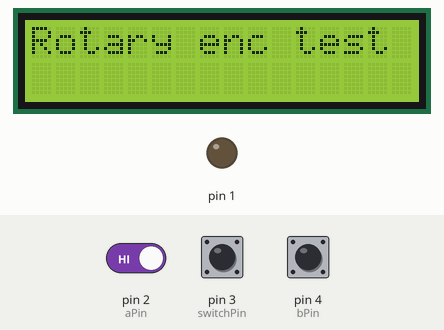
This sketch was run on a simulated Arduino Uno, built with avr-gcc and run on an emulated ATmega328P. Shown: 16×2 character LCD, output pins drawn as LEDs (lit = HIGH). Inputs (shaded band) come from the test bench; at power-on: pin 3 (switchPin) HIGH, pin 2 (aPin) HIGH, pin 4 (bPin) HIGH.

Above: at 1.2 s.
1.3 s: pin 3 (switchPin) pulled LOW for 1 s
At 2.4 s:
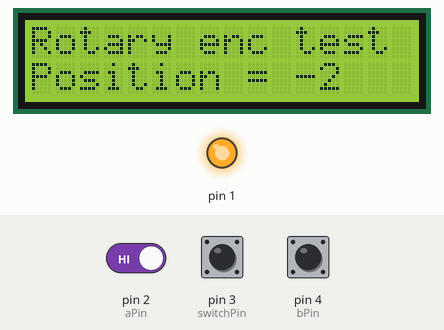
At 2.8 s:
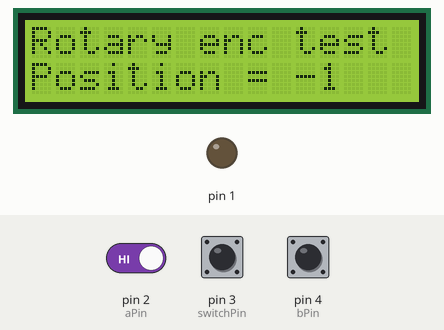
2.9 s: pin 2 (aPin) driven LOW
At 3.6 s:
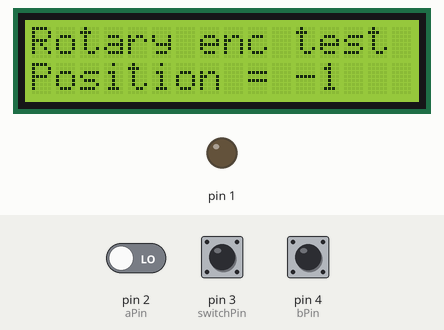
Timing chart, 0 to 5.9 s (numbered marks = the images above; inputs shaded):
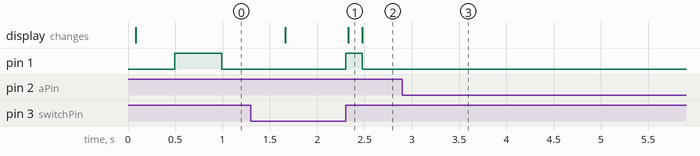

Measured:
- after the input at 1.3 s, the display: first changes after 0.36 s (image 1 shows a later state)
- after the input at 2.9 s, pin 1: stops changing and stays LOW

The sketch:

RotaryEncoder.ino
```cpp
// LCD Connections :-
//
// GND (grey)   -> GND
// VCC (red)    -> 3.3V
// SDA (blue)   -> A4
// SCL (violet) -> A5
//
// Rotary Encoder Connections :-
//
// CLK (brown)  -> 4
// DT  (yellow) -> 2
// SW  (grey)   -> 3
// +   (red)    -> 5V
// GND (black)  -> GND

#include <Wire.h>
#include <LiquidCrystal_I2C.h>
#include <Arduino_FreeRTOS.h>
#include <timers.h>
#include <task.h>
#include <queue.h>

typedef enum { eENCODER_MOVED, eSWITCH_PRESSED } rotaryEncoderAction_t;

typedef struct rotaryEncoderMsg_tag
{
    rotaryEncoderAction_t action;
    int aPinState;
    int bPinState;
} rotaryEncoderMsg_t;

const int statusLEDPin = PB1;
const int aPin = PD2;
const int bPin = PD4;
const int switchPin = PD3;

QueueHandle_t rotaryEncoderMsgQueue = NULL;
QueueHandle_t counterValueQueue = NULL;
TimerHandle_t statusLedTimer = NULL;
LiquidCrystal_I2C lcd(0x27, 16, 2);

void setup()
{
    rotaryEncoderMsgQueue = xQueueCreate(5, sizeof(rotaryEncoderMsg_t));
    counterValueQueue = xQueueCreate(5, sizeof(int));

    pinMode(statusLEDPin, OUTPUT);
    statusLedTimer = xTimerCreate("STATUS_LED_TMR", pdMS_TO_TICKS(500), pdTRUE, (void*) 0, statusLedTimerCallback);
    xTimerStart(statusLedTimer, 0);

    // Now set up two tasks to run independently.
    xTaskCreate(LCDTask,
                "LCD",
                128,    // Stack size
                NULL,
                2,      // priority
                NULL);

    xTaskCreate(RotaryEncoderTask,
                "Rotary Encoder",
                128,    // Stack size
                NULL,
                1,      // priority
                NULL);
}

void loop()
{
}

void statusLedTimerCallback(TimerHandle_t timerHandle)
{
    static int ledStatus = HIGH;

    digitalWrite(statusLEDPin, ledStatus);
    ledStatus = (ledStatus == HIGH) ? LOW : HIGH;
}

void LCDTask(void *pvParameters)
{
    (void) pvParameters;

    int counterValue = 0;

    lcd.init();
    lcd.backlight();    // To Power ON the back light
    lcd.clear();
    lcd.setCursor(0, 0);
    lcd.print("Rotary enc test");

    for (;;)
    {
        if (xQueueReceive(counterValueQueue, &counterValue, portMAX_DELAY))
        {
            char lcdString[16];

            sprintf(lcdString, "Position = %d  ", counterValue);
            lcd.setCursor(0, 1);
            lcd.print(lcdString);
        }
    }
}

void RotaryEncoderMoveISR()
{
    static unsigned long lastInterruptTime = 0;
    unsigned long interruptTime = millis();

    if (interruptTime - lastInterruptTime > 5)
    {
        rotaryEncoderMsg_t rotaryEncoderMsg = { .action = eENCODER_MOVED, .aPinState = digitalRead(aPin), .bPinState = digitalRead(bPin) };
        xQueueSendFromISR(rotaryEncoderMsgQueue, &rotaryEncoderMsg, NULL);
        lastInterruptTime = interruptTime;
    }
}

void RotaryEncoderSwitchISR()
{
    rotaryEncoderMsg_t rotaryEncoderMsg = { .action = eSWITCH_PRESSED, .aPinState = LOW, .bPinState = LOW };
    xQueueSendFromISR(rotaryEncoderMsgQueue, &rotaryEncoderMsg, NULL);
}

void RotaryEncoderTask(void *pvParameters)
{
    (void) pvParameters;

    int aPinLastState = LOW, counter = 0;

    pinMode(aPin, INPUT);
    pinMode(bPin, INPUT);
    attachInterrupt(digitalPinToInterrupt(aPin), RotaryEncoderMoveISR, LOW);

    pinMode(switchPin, INPUT_PULLUP);
    attachInterrupt(digitalPinToInterrupt(switchPin), RotaryEncoderSwitchISR, LOW);

    for (;;)
    {
        rotaryEncoderMsg_t rotaryEncoderMsg;

        if (xQueueReceive(rotaryEncoderMsgQueue, &rotaryEncoderMsg,  portMAX_DELAY) == pdPASS)
        {
            switch (rotaryEncoderMsg.action)
            {
                case eENCODER_MOVED:
                    if (rotaryEncoderMsg.bPinState == LOW)
                    {
                        counter--;
                    }
                    else
                    {
                        counter++;
                    }
                    counter = min(128, max(-128, counter));
                    break;

                case eSWITCH_PRESSED:
                    counter = 0;
                    break;

                default:
                    break;
            }

            xQueueSend(counterValueQueue, &counter, portMAX_DELAY);
        }
    }
}
```
